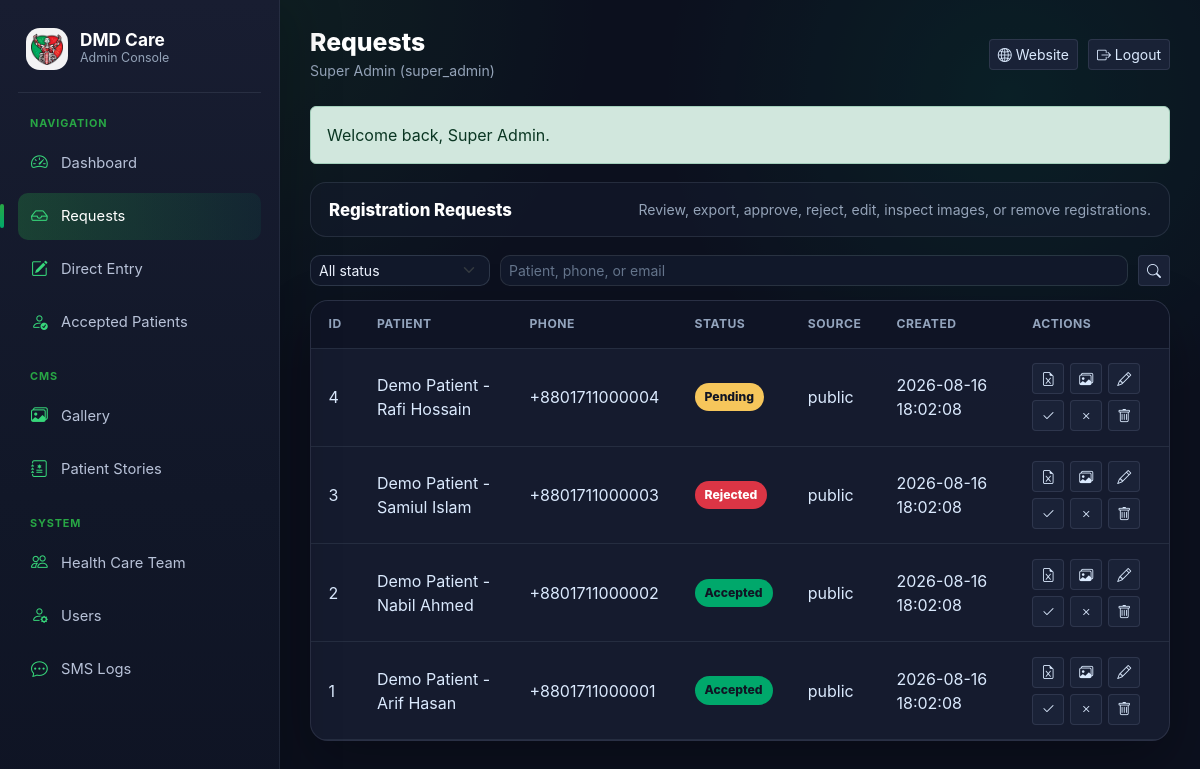
Page /admin?section=requests (signed in) on the committed database.
### tables this page shows
CREATE TABLE IF NOT EXISTS `users` (
  `id` int NOT NULL AUTO_INCREMENT,
  `name` varchar(120) NOT NULL,
  `email` varchar(191) NOT NULL,
  `password_hash` varchar(255) NOT NULL,
  `role` varchar(40) NOT NULL,
  `is_active` tinyint(1) NOT NULL,
  `created_at` datetime NOT NULL DEFAULT CURRENT_TIMESTAMP,
  `updated_at` datetime NOT NULL DEFAULT CURRENT_TIMESTAMP,
  PRIMARY KEY (`id`),
  UNIQUE KEY `ix_users_email` (`email`),
  KEY `ix_users_id` (`id`)
);

CREATE TABLE IF NOT EXISTS `registrations` (
  `id` int NOT NULL AUTO_INCREMENT,
  `patient_name` varchar(180) NOT NULL,
  `guardian_phone` varchar(40) NOT NULL,
  `guardian_email` varchar(191) DEFAULT NULL,
  `status` varchar(30) NOT NULL,
  `source` varchar(30) NOT NULL,
  `notes` text,
  `payload` json NOT NULL,
  `created_by_id` int DEFAULT NULL,
  `reviewed_by_id` int DEFAULT NULL,
  `created_at` datetime NOT NULL DEFAULT CURRENT_TIMESTAMP,
  `updated_at` datetime NOT NULL DEFAULT CURRENT_TIMESTAMP,
  PRIMARY KEY (`id`),
  KEY `created_by_id` (`created_by_id`),
  KEY `reviewed_by_id` (`reviewed_by_id`),
  KEY `ix_registrations_id` (`id`),
  KEY `ix_registrations_status` (`status`),
  KEY `ix_registrations_guardian_phone` (`guardian_phone`),
  KEY `ix_registrations_patient_name` (`patient_name`)
);

### php/bootstrap.php (called while the page is built, shortened)
<?php
function env_value(string $key, ?string $default = null): ?string
{
    $value = getenv($key);
    return $value === false ? $default : $value;
}
function database_config(): array
{
    $url = env_value('PHP_DATABASE_URL', env_value('DATABASE_URL', ''));
    if ($url) {
        $normalized = preg_replace('/^mysql\+[^:]+:/', 'mysql:', $url);
        $parts = parse_url((string) $normalized);
        if ($parts !== false && ($parts['scheme'] ?? '') === 'mysql') {
            parse_str($parts['query'] ?? '', $query);
            $database = ltrim($parts['path'] ?? '', '/');
            return [
                'dsn' => sprintf(
                    'mysql:host=%s;port=%d;dbname=%s;charset=%s',
                    $parts['host'] ?? 'shared-mysql',
                    $parts['port'] ?? 3306,
                    $database,
                    $query['charset'] ?? 'utf8mb4'
                ),
                'user' => isset($parts['user']) ? urldecode($parts['user']) : '',
                'password' => isset($parts['pass']) ? urldecode($parts['pass']) : '',
                'driver' => 'mysql',
            ];
        }
    }
    return [
        'dsn' => sprintf(
            'mysql:host=%s;port=%s;dbname=%s;charset=utf8mb4',
            env_value('DB_HOST', 'shared-mysql'),
            env_value('DB_PORT', '3306'),
            env_value('DB_DATABASE', 'dmd_care_bangladesh')
        ),
        'user' => env_value('DB_USERNAME', 'root'),
        'password' => env_value('DB_PASSWORD', ''),
        'driver' => 'mysql',
    ];
}
function db(): PDO
{
    static $pdo;
    if ($pdo instanceof PDO) {
        return $pdo;
    }
    $config = database_config();
    $pdo = new PDO($config['dsn'], $config['user'], $config['password'], [
        PDO::ATTR_ERRMODE => PDO::ERRMODE_EXCEPTION,
        PDO::ATTR_DEFAULT_FETCH_MODE => PDO::FETCH_ASSOC,
        PDO::ATTR_EMULATE_PREPARES => false,
    ]);
    if ($config['driver'] === 'mysql') {
        $pdo->exec("SET time_zone = '+06:00'");
    }
    return $pdo;
}
function initialize_database(): void
{
    try {
        ensure_all_registrations_have_stories();
    } catch (Throwable) {
    }
}
function sync_registration_patient_story(int $registrationId, bool $preserveExisting = true): ?int
{
    $statement = db()->prepare('SELECT * FROM registrations WHERE id=?');
    $statement->execute([$registrationId]);
    $newContentId = (int) db()->lastInsertId();
    return $newContentId;
}
function ensure_all_registrations_have_stories(): void
{
    $registrations = db()->query('SELECT id FROM registrations ORDER BY id ASC')->fetchAll();
    foreach ($registrations as $row) {
        sync_registration_patient_story((int) $row['id'], true);
    }
}
function e(mixed $value): string
{
    return htmlspecialchars((string) $value, ENT_QUOTES | ENT_SUBSTITUTE, 'UTF-8');
}
function current_user(): ?array
{
    $statement = db()->prepare('SELECT id, name, email, role, is_active FROM users WHERE id = ?');
    $statement->execute([(int) $_SESSION['user_id']]);
    $user = $statement->fetch();
    return $user;
}
function take_flash(): ?array
{
    $flash = $_SESSION['flash'] ?? null;
    return $flash;
}

### php/views/requests.php (the view, shortened to what this page needs)
<section class="work-section active">
  <div class="section-card-title"><h3>Registration Requests</h3><span>Review, export, approve, reject, edit, inspect images, or remove registrations.</span></div>
  <form class="toolbar" method="get">
    <select name="status" class="form-select form-select-sm"><option value="">All status</option></select>
    <input name="search" value="<?= e($_GET['search'] ?? '') ?>" class="form-control form-control-sm" placeholder="Patient, phone, or email">
    <button class="btn btn-outline-success btn-sm"><i class="bi bi-search"></i></button>
  </form>
  <div class="table-wrap"><table class="table table-hover align-middle">
    <thead><tr><th>ID</th><th>Patient</th><th>Phone</th><th>Status</th><th>Source</th><th>Created</th><th>Actions</th></tr></thead><tbody>
    <?php foreach ($registrations as $row): ?><tr>
      <td><?= e($row['id']) ?></td><td><?= e($row['patient_name']) ?></td><td><?= e($row['guardian_phone']) ?></td><td><span class="badge-status badge-<?= e($row['status']) ?>"><?= e($row['status']) ?></span></td><td><?= e($row['source']) ?></td><td><?= e($row['created_at']) ?></td>
      <td><div class="actions">
        <a class="btn btn-sm btn-outline-success" href="?action=export_patient&amp;id=<?= e($row['id']) ?>" title="Download Excel"><i class="bi bi-file-earmark-excel"></i></a>
        <a class="btn btn-sm btn-outline-success" href="?section=requests&amp;view_registration=<?= e($row['id']) ?>" title="View details and images"><i class="bi bi-images"></i></a>
        <a class="btn btn-sm btn-outline-secondary" href="?section=requests&amp;edit_registration=<?= e($row['id']) ?>"><i class="bi bi-pencil"></i></a>
        <?php foreach (['accepted'=>'check2','rejected'=>'x'] as $newStatus=>$icon): ?><form method="post"><button class="btn btn-sm btn-outline-success"><i class="bi bi-<?= $icon ?>"></i></button></form><?php endforeach; ?>
        <?php if (in_array($user['role'], ['super_admin','admin'], true)): ?><form method="post" data-confirm="Delete this registration?"><button class="btn btn-sm btn-outline-danger"><i class="bi bi-trash"></i></button></form><?php endif; ?>
      </div></td>
    </tr><?php endforeach; ?><?php if (!$registrations): ?><tr><td colspan="7" class="text-center muted">No registrations found.</td></tr><?php endif; ?></tbody>
  </table></div>
</section>

### admin.php (shortened to what this page needs)
<?php
require __DIR__ . '/php/bootstrap.php';
$startupError = null;
try {
  initialize_database();
} catch (Throwable $exception) {
  $startupError = $exception->getMessage();
}
$user = $startupError === null ? current_user() : null;
$flash = take_flash();
$section = str_replace('\\', '', (string) ($_GET['section'] ?? 'dashboard'));
$contentType = str_replace('\\', '', (string) ($_GET['type'] ?? 'gallery'));
if ($user) {
  $where = [];
  $parameters = [];
  $sql = 'SELECT * FROM registrations' . ($where ? ' WHERE ' . implode(' AND ', $where) : '') . ' ORDER BY id DESC LIMIT 300';
  $statement = db()->prepare($sql);
  $statement->execute($parameters);
  $registrations = $statement->fetchAll();
}
?>
<!DOCTYPE html>
<html lang="en">
<head>
  <link href="https://cdn.jsdelivr.net/npm/bootstrap@5.3.3/dist/css/bootstrap.min.css" rel="stylesheet">
  <link href="https://cdn.jsdelivr.net/npm/bootstrap-icons@1.11.3/font/bootstrap-icons.css" rel="stylesheet">
  <link rel="stylesheet" href="./assets/css/pages/admin.css?v=20260822-2">
</head>
<body>
  <?php if (!$user): ?>
    <?php require __DIR__ . '/php/views/login.php'; ?>
  <?php else: ?>
    <div class="app-shell">
      <aside id="adminSidebar" class="sidebar" aria-label="Admin navigation">
        <div class="brand-row">
          <img src="./assets/src/img/DMD_care_bd_Logo.webp" alt="DMD Care Bangladesh">
          <div><strong>DMD Care</strong><span>Admin Console</span></div>
        </div>
        <div class="side-nav-title">Navigation</div>
        <a class="nav-btn <?= $section === 'dashboard' ? 'active' : '' ?>" href="/admin?section=dashboard"><i
            class="bi bi-speedometer2"></i> Dashboard</a>
        <a class="nav-btn <?= $section === 'requests' ? 'active' : '' ?>" href="/admin?section=requests"><i
            class="bi bi-inbox"></i> Requests</a>
        <a class="nav-btn <?= $section === 'direct' ? 'active' : '' ?>" href="/admin?section=direct"><i
            class="bi bi-pencil-square"></i> Direct Entry</a>
        <a class="nav-btn <?= $section === 'accepted' ? 'active' : '' ?>" href="/admin?section=accepted"><i
            class="bi bi-person-check"></i> Accepted Patients</a>
        <div class="side-nav-title">CMS</div>
        <?php foreach (['gallery' => ['images', 'Gallery'], 'patient_story' => ['journal-medical', 'Patient Stories']] as $type => [$icon, $label]): ?>
          <a class="nav-btn <?= $section === 'content' && $contentType === $type ? 'active' : '' ?>"
            href="/admin?section=content&amp;type=<?= e($type) ?>"><i class="bi bi-<?= e($icon) ?>"></i>
            <?= e($label) ?></a>
        <?php endforeach; ?>
        <div class="side-nav-title">System</div>
        <a class="nav-btn <?= $section === 'health_team' ? 'active' : '' ?>" href="/admin?section=health_team"><i
            class="bi bi-people"></i> Health Care Team</a>
        <a class="nav-btn <?= $section === 'users' ? 'active' : '' ?>" href="/admin?section=users"><i
            class="bi bi-person-gear"></i> Users</a>
        <a class="nav-btn <?= $section === 'sms' ? 'active' : '' ?>" href="/admin?section=sms"><i
            class="bi bi-chat-dots"></i> SMS Logs</a>
      </aside>
      <main class="workspace">
        <header class="topbar">
          <div>
            <h2><?= e(ucwords(str_replace('_', ' ', $section))) ?></h2><span class="muted"><?= e($user['name']) ?>
              (<?= e($user['role']) ?>)</span>
          </div>
          <div class="topbar-actions">
            <a href="/" class="btn btn-light btn-sm" target="_blank" rel="noopener"><i class="bi bi-globe2"></i>
              Website</a>
            <form method="post"><input type="hidden" name="csrf_token" value="<?= e(csrf_token()) ?>"><input type="hidden"
                name="action" value="logout"><button class="btn btn-outline-danger btn-sm"><i
                  class="bi bi-box-arrow-right"></i> Logout</button></form>
          </div>
        </header>
        <?php if ($flash): ?>
          <div class="alert alert-<?= e($flash['type']) ?> admin-alert"><?= e($flash['message']) ?></div><?php endif; ?>
        <?php require __DIR__ . '/php/views/' . $section . '.php'; ?>
      </main>
    </div>
  <?php endif; ?>
</body>
</html>

### admin.php (style rules this page uses)
a.nav-btn, .quick-link { text-decoration: none }
.admin-alert { margin-bottom: 18px }
.actions { display: flex; flex-wrap: wrap; gap: 6px }
.actions form { display: inline }
.table-wrap { overflow: auto }

### rows in the picture
users: name "Super Admin", role "super_admin"
registrations: id "4", patient_name "Demo Patient - Rafi Hossain", guardian_phone "+8801711000004", status "Pending", source "public", created_at "2026-08-16 18:02:08"
registrations: id "3", patient_name "Demo Patient - Samiul Islam", guardian_phone "+8801711000003", status "Rejected", source "public", created_at "2026-08-16 18:02:08"
registrations: id "2", patient_name "Demo Patient - Nabil Ahmed", guardian_phone "+8801711000002", status "Accepted", source "public", created_at "2026-08-16 18:02:08"
registrations: id "1", patient_name "Demo Patient - Arif Hasan", guardian_phone "+8801711000001", status "Accepted", source "public", created_at "2026-08-16 18:02:08"

### other values in the picture
$label "Gallery"
$label "Patient Stories"
str_replace('_', ' ', $section) "Requests"
$flash['message'] "Welcome back, Super Admin."
